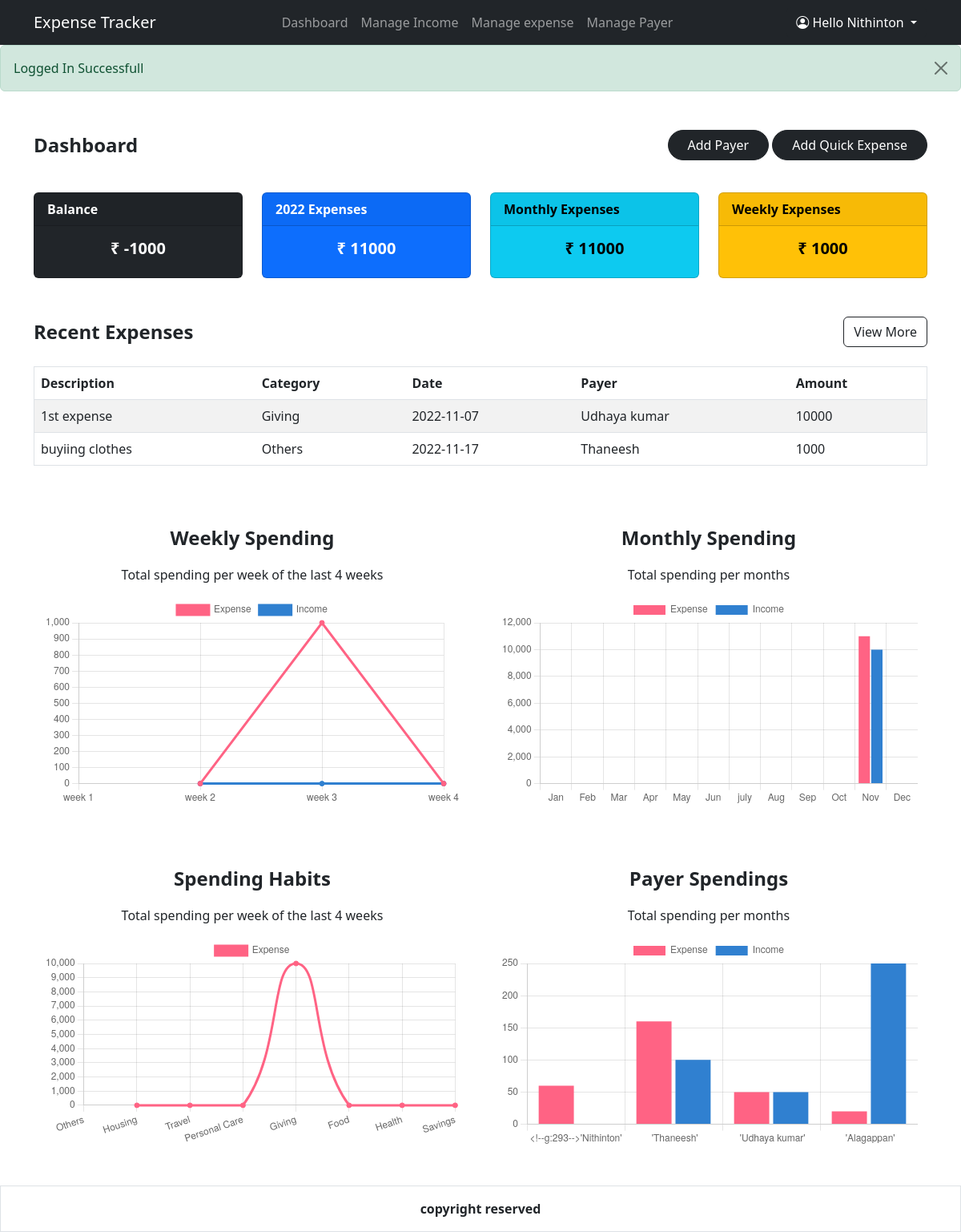
Screenshot of / (signed in) with the database file from the repository.
### app.py (models this page shows, shortened)
class  Expense(db.Model):
    id = db.Column(db.Integer,primary_key=True)
    description = db.Column(db.String(50),nullable=True,default=None)
    category = db.Column(db.String(50),nullable=True,default=None)
    amount = db.Column(db.Integer,nullable=False)
    payer = db.Column(db.String(50),nullable=False,unique=True)
    date = db.Column(db.String(10),nullable=True,default=None)
    user_id = db.Column(db.Integer, db.ForeignKey('user.id'))

### app.py (the view)
@app.route('/',methods = ["POST","GET"])
def dashboard():
    if ("email" in session) and ("pswd" in session) and (session["pswd"] == User.query.filter_by(email=session["email"]).first().pswd) :
        if request.method == "POST":
            if request.form["submit"] == "quick_expense":
                if request.form['amount']:
                    description = request.form['description']
                    category = request.form['category']
                    date = request.form['date']
                    amount = request.form['amount']
                    if session["email"]:
                        usr_id = User.query.filter_by(email=session['email']).first().id
                        expense = Expense(description=description,category=category,date=date,amount=amount,user_id=usr_id)
                        db.session.add(expense)
                        db.session.commit()
                        flash("Expense amount "+str(expense.amount)+"₹ added successfully")
                    else:
                        flash("Expense not added")
                else:
                    flash("Enter amount")
                    return redirect(url_for('dashboard'))
            if request.form["submit"] == "add_payer":
                if request.form['payer']:
                    payer_name = request.form['payer']
                    if session["email"]:
                        usr_id = User.query.filter_by(email=session['email']).first().id
                        if (not Payer.query.filter_by(name=payer_name).first()) and  (payer_name != User.query.filter_by(email=session['email']).first().fname)  and len(Payer.query.all())<5:
                            payer = Payer(name= payer_name,user_id=usr_id)
                            db.session.add(payer)
                            db.session.commit()
                            flash("Payer name \'"+str(payer.name)+"\' added successfully")
                        else:
                            if (payer_name == User.query.filter_by(email=session['email']).first().fname):
                                flash("You cannot add "+User.query.filter_by(email=session['email']).first().fname+" as Payer")
                            elif len(Payer.query.all()) >= 5:
                                flash("You can only add 5 payer in free plan")
                            else:
                                flash("Payer name already exists")
                else:
                    flash("Enter Payer name")
                    return redirect(url_for('dashboard'))
            return redirect(url_for('dashboard'))
        else:
            flash("Logged In Successfull")
            totalExpense = 0
            monthlyExTotal = 0
            monthlyExpenses = [0,0,0,0,0,0,0,0,0,0,0,0]
            weeklyExpenses = [0,0,0,0]
            spending_habits = [0,0,0,0,0,0,0,0]
            weeklyExTotal = 0
            payers =[User.query.filter_by(email =session['email']).first().fname]
            payer_Expense = [0,0,0,0,0,0]
            for expense in User.query.filter_by(email=session['email']).first().expense:
                if expense.date[:4] == str(todays_date.year):
                    totalExpense += expense.amount #total year expense
                    for month in range(12):
                        if  int(expense.date[5:7])  == month+1:
                            monthlyExpenses[month] += expense.amount #monthly expense list
                if expense.date[:4] == str(todays_date.year) and expense.date[5:7] == str(todays_date.month):
                    monthlyExTotal += expense.amount #total monthly expense
                    if int(expense.date[-2:])<8:
                        if todays_date.day < 8 : weeklyExTotal += expense.amount
                        weeklyExpenses[0] += expense.amount
                    elif int(expense.date[-2:])<16:
                        if todays_date.day < 16 : weeklyExTotal += expense.amount
                        weeklyExpenses[1] += expense.amount
                    elif int(expense.date[-2:])<24:
                        if todays_date.day < 24 : weeklyExTotal += expense.amount
                        weeklyExpenses[2] += expense.amount
                    elif int(expense.date[-2:])<32:
                        if todays_date.day < 32 : weeklyExTotal += expense.amount
                        weeklyExpenses[3] += expense.amount
                if expense.category  == "Others":
                    spending_habits[0] += expense.amount
                elif expense.category  == "Housing":
                    spending_habits[1] += expense.amount
                elif expense.category  == "Travel":
                    spending_habits[2] += expense.amount
                elif expense.category  == "Personal Care":
                    spending_habits[3] += expense.amount
                elif expense.category  == "Giving":
                    spending_habits[4] += expense.amount
                elif expense.category  == "Food":
                    spending_habits[5] += expense.amount
                elif expense.category  == "Health":
                    spending_habits[6] += expense.amount
                elif expense.category  == "Savings":
                    spending_habits[7] += expense.amount
            totalIncome = 0
            monthlyInTotal = 0
            monthlyIncomes = [0,0,0,0,0,0,0,0,0,0,0,0]
            weeklyIncomes = [0,0,0,0]
            weeklyInTotal = 0
            payer_Income = [0,0,0,0,0,0]
            for income in User.query.filter_by(email=session['email']).first().income:
                if income.date[:4] == str(todays_date.year):
                    totalIncome += income.amount #total year income
                    for month in range(12):
                        if  int(income.date[5:7])  == month+1:
                            monthlyIncomes[month] += income.amount #monthly expense list
                if income.date[:4] == str(todays_date.year) and income.date[5:7] == str(todays_date.month):
                    monthlyInTotal += income.amount #total monthly expense
                    if int(income.date[-2:])<8:
                        if todays_date.day < 8 : weeklyInTotal += income.amount
                        weeklyIncomes[0] += income.amount
                    elif int(expense.date[-2:])<16:
                        if todays_date.day < 16 : weeklyInTotal += income.amount
                        weeklyIncomes[1] += income.amount
                    elif int(expense.date[-2:])<24:
                        if todays_date.day < 24 : weeklyInTotal += income.amount
                        weeklyIncomes[2] += income.amount
                    elif int(expense.date[-2:])<32:
                        if todays_date.day < 32 : weeklyInTotal += income.amount
                        weeklyIncomes[3] += income.amount
            for payer in User.query.filter_by(email=session["email"]).first().payer:
                payers.append(payer.name) #creating payer list
            data ={
                "balance": totalIncome-totalExpense,
                "yearlyStats": totalExpense,
                "monthlyStats": monthlyExTotal,
                "weeklyStats": weeklyExTotal,
                "monthlyEx": monthlyExpenses,
                "weeklyEx": weeklyExpenses,
                "monthlyIn": monthlyIncomes,
                "weeklyIn": weeklyIncomes,
                "recent": User.query.filter_by(email=session["email"]).first().expense[:6],
                "user": User.query.filter_by(email=session["email"]).first(),
                "payersOption": User.query.filter_by(email= session["email"]).first().payer,
                "habits": spending_habits,
                "payers": payers,
            }
            return render_template('dashboard.html',data = data)
    else:
        return redirect(url_for('login'))

### templates/dashboard.html (shortened to what this page needs)
{% extends 'base.html' %}
{% block body %}
{% with msgs = get_flashed_messages() %}
{% if msgs %}
{% for msg in msgs %}
<div class="alert alert-success alert-dismissible fade show" role="alert">
    {{msg}}
    <button type="button" class="btn-close" data-bs-dismiss="alert" aria-label="Close"></button>
</div>
{% endfor %}
{% endif %}
{% endwith %}
  <section class="mt-5 min-vh-100">
  <div class="container">
    <div class="d-flex justify-content-between align-items-center gap-4 flex-column flex-sm-row">
      <div class="fs-4 fw-bold">Dashboard</div>
      <div class="">
        <button class="btn btn-dark px-4 rounded-pill" data-bs-toggle="modal" data-bs-target="#payerModal" >Add Payer</button>
        <button class="btn btn-dark px-4 rounded-pill" data-bs-toggle="modal" data-bs-target="#expenseModal" >Add Quick Expense</button>
      </div>
    </div>
    <div class="row mt-4 row-cols-2 gy-3 row-cols-md-4">
      <div class="col">
        <div class="card text-bg-dark">
          <div class="card-header fw-bold">Balance</div>
          <div class="card-body">
            <h5 class="card-title text-center fw-bold">₹ {{data["balance"]}}</h5>
          </div>
        </div>
      </div>
      <div class="col">
        <div class="card text-bg-primary">
          <div class="card-header fw-bold">2022 Expenses</div>
          <div class="card-body">
            <h5 class="card-title text-center fw-bold">₹ {{data["yearlyStats"]}}</h5>
          </div>
        </div>
      </div>
      <div class="col">
        <div class="card text-bg-info">
          <div class="card-header fw-bold">Monthly Expenses</div>
          <div class="card-body">
            <h5 class="card-title text-center fw-bold">₹ {{data["monthlyStats"]}}</h5>
          </div>
        </div>
      </div>
      <div class="col">
        <div class="card text-bg-warning">
          <div class="card-header fw-bold">Weekly Expenses</div>
          <div class="card-body">
            <h5 class="card-title text-center fw-bold">₹ {{data["weeklyStats"]}}</h5>
          </div>
        </div>
      </div>
    </div>
    <div class="mt-5 d-flex justify-content-between align-items-center">
      <div class="fs-4 fw-bold">Recent Expenses</div>
      <a href="{{ url_for('expense') }}" class="btn btn-outline-dark">View More</a>
    </div>
    <table class="table table-striped border mt-4">
      <thead>
        <tr>
          <th scope="col">Description</th>
          <th scope="col">Category</th>
          <th scope="col">Date</th>
          <th scope="col">Payer</th>
          <th scope="col">Amount</th>
        </tr>
      </thead>
      <tbody>
        {% for expense in data["recent"] %}
        <tr>
          <td>{{expense.description}}</td>
          <td>{{expense.category}}</td>
          <td>{{expense.date}}</td>
          <td>{{expense.payer}}</td>
          <td>{{expense.amount}}</td>
        </tr>
        {% endfor %}
      </tbody>
    </table>
    <div class="d-flex flex-column mt-5 gap-4 flex-lg-row divide">
      <div class="">
        <div class="fs-4 mt-4 fw-bold text-center">Weekly Spending</div>
        <div class="text-center my-3">Total spending per week of the last 4 weeks</div>
        <div class="container">
          <canvas id="week"></canvas>
        </div>
      </div>
      <div class="">
        <div class="fs-4 mt-4 fw-bold text-center">Monthly Spending</div>
        <div class="text-center my-3">Total spending per months</div>
        <div class="container">
          <canvas id="month"></canvas>
        </div>
      </div>
    </div>
    <div class="d-flex flex-column mt-5 gap-4 flex-lg-row divide">
      <div class="">
        <div class="fs-4 mt-4 fw-bold text-center">Spending Habits</div>
        <div class="text-center my-3">Total spending per week of the last 4 weeks</div>
        <div class="container">
          <canvas id="habits"></canvas>
        </div>
      </div>
      <div class="">
        <div class="fs-4 mt-4 fw-bold text-center">Payer Spendings</div>
        <div class="text-center my-3">Total spending per months</div>
        <div class="container">
          <canvas id="payerGraph"></canvas>
        </div>
      </div>
    </div>
  </div>
  <div class="border container-fluid py-3 text-center mt-5 fw-bold"> copyright reserved</div>
  </section>
  <script>
  const myChart = new Chart(
    document.getElementById('week'),
    wconfig
  );
  const months = new Chart(
    document.getElementById('month'),
    mconfig
  );
  const habits = new Chart(
    document.getElementById('habits'),
    hconfig
  );
  const payers = new Chart(
    document.getElementById('payerGraph'),
    pconfig
  );
  </script>
{% endblock %}

### templates/base.html (shortened to what this page needs)
<!doctype html>
<html lang="en">
  <head>
    <link href="https://cdn.jsdelivr.net/npm/bootstrap@5.2.1/dist/css/bootstrap.min.css" rel="stylesheet">
    <link rel="stylesheet" href="https://cdn.jsdelivr.net/npm/bootstrap-icons@1.9.1/font/bootstrap-icons.css">
  </head>
  <body>
      <nav class="navbar navbar-expand-lg bg-dark navbar-dark sticky-top">
        <div class="container">
          <a class="navbar-brand" href="#">Expense Tracker</a>
          <div class="collapse navbar-collapse" id="navbarSupportedContent">
            <ul class="navbar-nav mx-auto text-center">
              <li class="nav-item">
                <a class="nav-link" href="{{ url_for('dashboard') }}">Dashboard</a>
              </li>
              <li class="nav-item">
                <a class="nav-link" href="{{ url_for('income') }}">Manage Income</a>
              </li>
              <li class="nav-item">
                <a class="nav-link" href="{{ url_for('expense') }}">Manage expense</a>
              </li>
              <li class="nav-item">
                <a class="nav-link" href="{{ url_for('payer') }}">Manage Payer</a>
              </li>
            </ul>
            {% if ('email' in session) and ('pswd' in session) %}
            <div class="dropdown">
              <a class="btn btn-dark dropdown-toggle" href="#" role="button" data-bs-toggle="dropdown" aria-expanded="false">
                <i class="bi bi-person-circle"></i> Hello {{session['fname']}}
              </a>
            </div>
            {% endif %}
          </div>
        </div>
      </nav>
    {% block body %}
    {% endblock %}
  </body>
</html>

### templates/dashboard.html (style rules this page uses)
.divide > * { flex-basis: 100%; }

### rows the page displays
Expense: description "1st expense", category "Giving", date "2022-11-07", payer "Udhaya kumar", amount "10000"
Expense: description "buyiing clothes", category "Others", date "2022-11-17", payer "Thaneesh", amount "1000"

### other values shown
{{ session['fname'] }} "Nithinton"
{{ msg }} "Logged In Successfull"
{{ data["balance"] }} "-1000"
{{ data["yearlyStats"] }} "11000"
{{ data["monthlyStats"] }} "11000"
{{ data["weeklyStats"] }} "1000"
